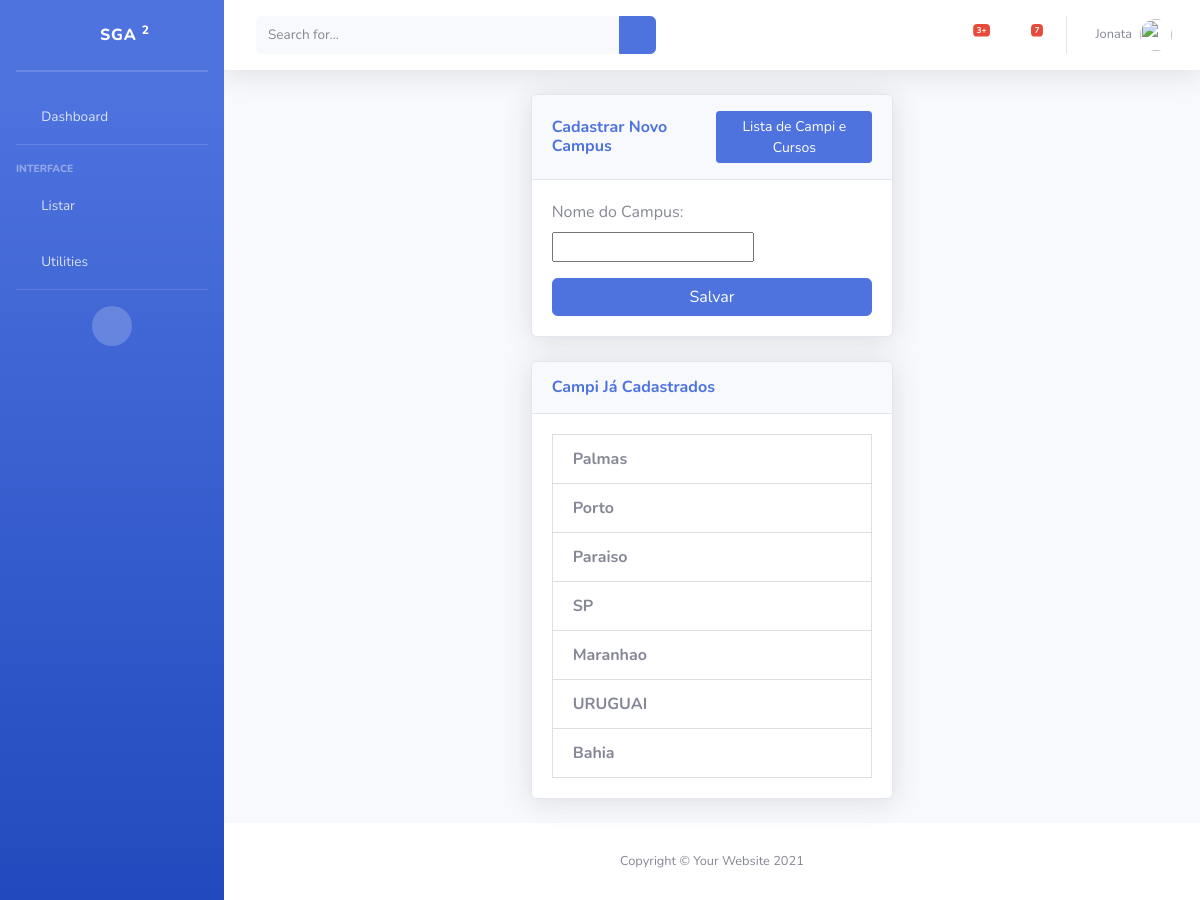
The app's page /add/campus/ with its own data.
### piloto/models/Campus.py (models this page shows, shortened)
class Campus(models.Model):
    nome = models.CharField("Nome do Campus", max_length=100, unique=True)
    class Meta:
        verbose_name = "Campus"
        verbose_name_plural = "Campi"

### piloto/views/CampusCreateView.py (the view)
# urls.py: path('add/campus/', CampusCreateView.as_view(), name='cadastrarCampus'),
class CampusCreateView(CreateView):
    model = Curso
    form_class = CampusForm
    template_name = 'edit_Aluno/NewCampus.html'
    success_url = reverse_lazy('cadastrarCampus')
    def get_context_data(self, **kwargs):
        context = super().get_context_data(**kwargs)
        context['campi'] = Campus.objects.all()  # Passa a lista de campi para o template
        return context

### piloto/forms/CampusForm.py
class CampusForm(forms.ModelForm):
    class Meta:
        model = Campus
        fields = ['nome']

### templates/edit_Aluno/NewCampus.html (shortened to what this page needs)
{% extends 'Base.html' %}
{% load static %}
{% block content %}
<div class="container d-flex align-items-center justify-content-center" style="min-height: 78vh;">
    <div class="col-xl-5 col-lg-8 col-md-12">
        <div class="card shadow mb-4">
            <div class="card-header py-3 d-flex justify-content-between align-items-center">
                <h6 class="m-0 font-weight-bold text-primary">Cadastrar Novo Campus</h6>
                <a href="{% url 'listarCampus' %}" class="btn btn-sm btn-primary">Lista de Campi e Cursos</a>
            </div>
            <div class="card-body">
                <form method="post">
                    {{ form.as_p }}
                    <button type="submit" class="btn btn-primary w-100">Salvar</button>
                </form>
            </div>
        </div>
        <div class="card shadow mb-4 mt-4">
            <div class="card-header py-3">
                <h6 class="m-0 font-weight-bold text-primary">Campi Já Cadastrados</h6>
            </div>
            <div class="card-body" style="max-height: 75vh; overflow-y: auto;>
                {% if campi %}
                    <ul class="list-group">
                        {% for campus in campi %}
                        <li class="list-group-item d-flex justify-content-between align-items-center">
                            <div>
                                <strong>{{ campus.nome }}</strong>
                            </div>
                        </li>
                        {% endfor %}
                {% else %}
                    <p class="text-center">Nenhum campus cadastrado até o momento.</p>
                {% endif %}
            </div>
        </div>
    </div>
</div>
</div>
{% endblock %}

### records on screen
Campus: nome "Palmas"
Campus: nome "Porto"
Campus: nome "Paraiso"
Campus: nome "SP"
Campus: nome "Maranhao"
Campus: nome "URUGUAI"
Campus: nome "Bahia"
